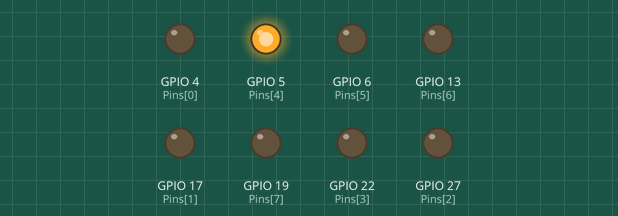
This program was run on a simulated Raspberry Pi (BCM pin numbers). Shown: output pins drawn as LEDs (lit = HIGH).

Above: at 0.03 s.
At 0.17 s:
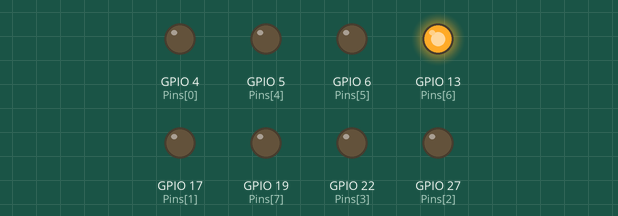
At 0.37 s:
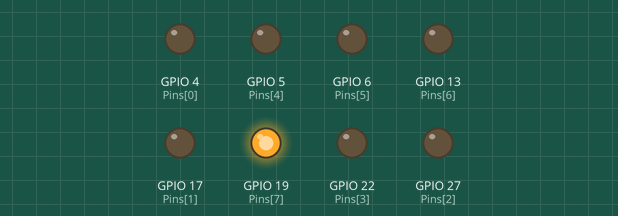
At 0.89 s:
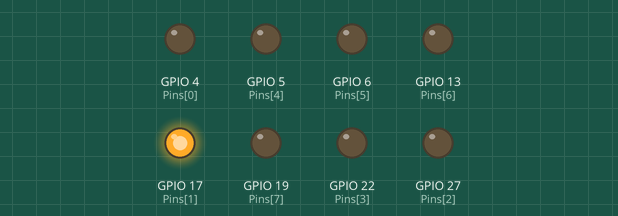
At 1.53 s:
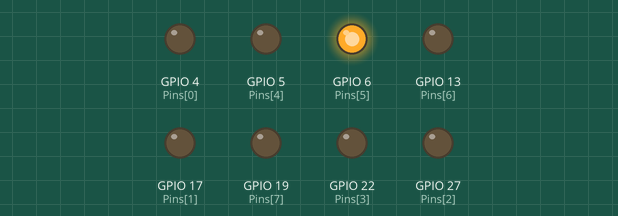
At 2.52 s:
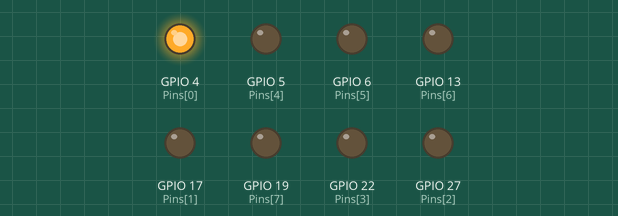
Timing chart, 0 to 3.3 s (numbered marks = the images above):
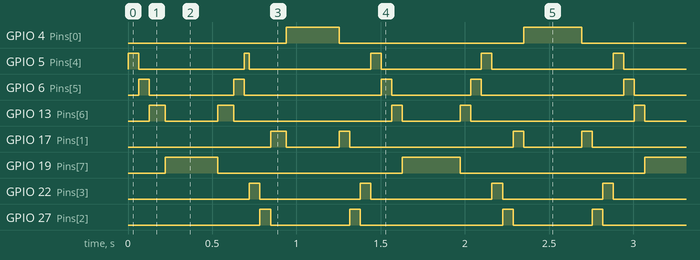

Measured:
- by itself, GPIO 4 (Pins[0]), GPIO 19 (Pins[7]): alternates HIGH for 0.31 s and LOW for 1.1 s
- by itself, GPIO 5 (Pins[4]): alternates HIGH for 0.06 s and LOW for 0.63 s
- by itself, GPIO 6 (Pins[5]): repeats every 1.4 s: LOW 0.50 s, HIGH 0.06 s, LOW 0.81 s, HIGH 0.06 s
- by itself, GPIO 13 (Pins[6]), GPIO 17 (Pins[1]): moves between LOW and HIGH, repeating every 1.4 s
- by itself, GPIO 22 (Pins[3]): alternates HIGH for 0.06 s and LOW for 0.66 s
- by itself, GPIO 27 (Pins[2]): repeats every 1.4 s: LOW 0.47 s, HIGH 0.06 s, LOW 0.84 s, HIGH 0.06 s

The program:

06_led_flowing.py
```python
#!/usr/bin/env python
import RPi.GPIO as GPIO
import time
import math

# Configure pin numbers et al
Pins = (4, 17, 27, 22, 5, 6, 13, 19)

def setup():
    GPIO.setmode(GPIO.BCM)
    for pin in Pins:
        GPIO.setup(pin, GPIO.OUT)
        GPIO.output(pin, GPIO.LOW)

def enablePinByIndex(pinIndex):
    for index in range(len(Pins)):
        if pinIndex == index:
            GPIO.output(Pins[index], GPIO.HIGH)
        else:
            GPIO.output(Pins[index], GPIO.LOW)

def loop():
    current = 0
    cyclesPerSec = 0.7
    stepsPerSec = 32
    while True:
        sin = math.sin(current) * (len(Pins)/2-0.0001) + len(Pins)/2
        pinIndex = math.floor(sin)
        enablePinByIndex(pinIndex)
        current += (2*math.pi * cyclesPerSec / stepsPerSec)
        time.sleep(1.0 / stepsPerSec)

def cleanup():
    print("clean exit")
    for pin in Pins:
        GPIO.output(pin, GPIO.HIGH)
    GPIO.cleanup()

if __name__ == '__main__':
    setup()
    try:
        loop()
    except KeyboardInterrupt:
        cleanup()
```
